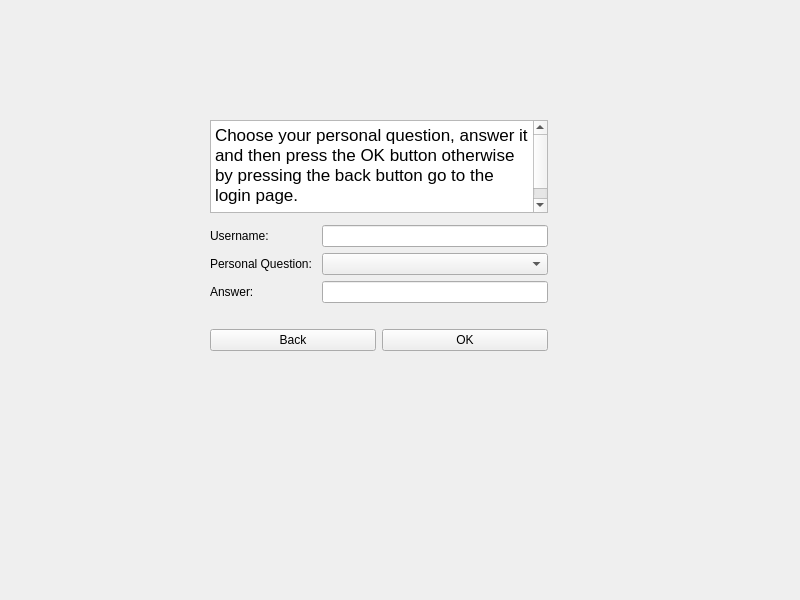
<?xml version="1.0" encoding="UTF-8"?>
<ui version="4.0">
 <class>forget_form</class>
 <widget class="QWidget" name="forget_form">
  <property name="geometry">
   <rect>
    <x>0</x>
    <y>0</y>
    <width>800</width>
    <height>600</height>
   </rect>
  </property>
  <property name="windowTitle">
   <string>Form</string>
  </property>
  <widget class="QWidget" name="verticalLayoutWidget_3">
   <property name="geometry">
    <rect>
     <x>210</x>
     <y>120</y>
     <width>338</width>
     <height>231</height>
    </rect>
   </property>
   <layout class="QVBoxLayout" name="verticalLayout_3">
    <item>
     <widget class="QTextBrowser" name="definition">
      <property name="html">
       <string>&lt;!DOCTYPE HTML PUBLIC &quot;-//W3C//DTD HTML 4.0//EN&quot; &quot;http://www.w3.org/TR/REC-html40/strict.dtd&quot;&gt;
&lt;html&gt;&lt;head&gt;&lt;meta name=&quot;qrichtext&quot; content=&quot;1&quot; /&gt;&lt;style type=&quot;text/css&quot;&gt;
p, li { white-space: pre-wrap; }
&lt;/style&gt;&lt;/head&gt;&lt;body style=&quot; font-family:'.SF NS Text'; font-size:13pt; font-weight:400; font-style:normal;&quot;&gt;
&lt;p style=&quot; margin-top:0px; margin-bottom:0px; margin-left:0px; margin-right:0px; -qt-block-indent:0; text-indent:0px;&quot;&gt;Choose your personal question, answer it and then press the OK button otherwise by pressing the back button go to the login page.&lt;/p&gt;
&lt;p style=&quot;-qt-paragraph-type:empty; margin-top:0px; margin-bottom:0px; margin-left:0px; margin-right:0px; -qt-block-indent:0; text-indent:0px;&quot;&gt;&lt;br /&gt;&lt;/p&gt;&lt;/body&gt;&lt;/html&gt;</string>
      </property>
     </widget>
    </item>
    <item>
     <layout class="QFormLayout" name="formLayout">
      <item row="0" column="0">
       <layout class="QVBoxLayout" name="verticalLayout"/>
      </item>
      <item row="2" column="0">
       <widget class="QLabel" name="label">
        <property name="text">
         <string>Personal Question: </string>
        </property>
       </widget>
      </item>
      <item row="2" column="1">
       <widget class="QComboBox" name="personal_question"/>
      </item>
      <item row="3" column="0">
       <widget class="QLabel" name="label_2">
        <property name="text">
         <string>Answer: </string>
        </property>
       </widget>
      </item>
      <item row="3" column="1">
       <widget class="QLineEdit" name="personal_answer"/>
      </item>
      <item row="5" column="0" colspan="2">
       <layout class="QHBoxLayout" name="horizontalLayout">
        <item>
         <widget class="QPushButton" name="back_button">
          <property name="text">
           <string>Back</string>
          </property>
         </widget>
        </item>
        <item>
         <widget class="QPushButton" name="ok_button">
          <property name="text">
           <string>OK</string>
          </property>
         </widget>
        </item>
       </layout>
      </item>
      <item row="1" column="0">
       <widget class="QLabel" name="label_3">
        <property name="text">
         <string>Username: </string>
        </property>
       </widget>
      </item>
      <item row="1" column="1">
       <widget class="QLineEdit" name="username_label"/>
      </item>
      <item row="4" column="0" colspan="2">
       <widget class="QLabel" name="error_label">
        <property name="text">
         <string/>
        </property>
        <property name="alignment">
         <set>Qt::AlignCenter</set>
        </property>
       </widget>
      </item>
     </layout>
    </item>
   </layout>
  </widget>
 </widget>
 <resources/>
 <connections/>
</ui>
